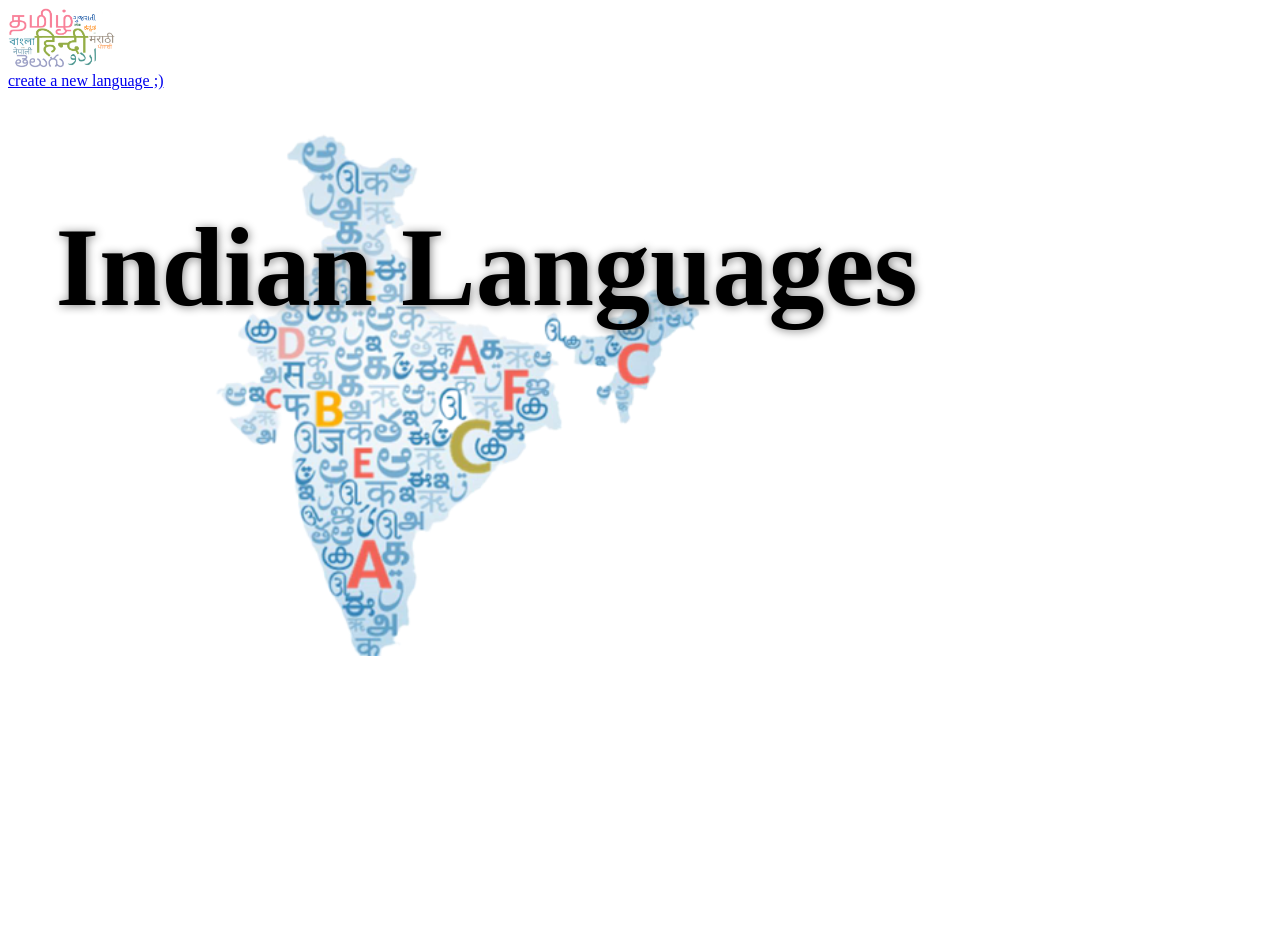
Before: / with the older database file.
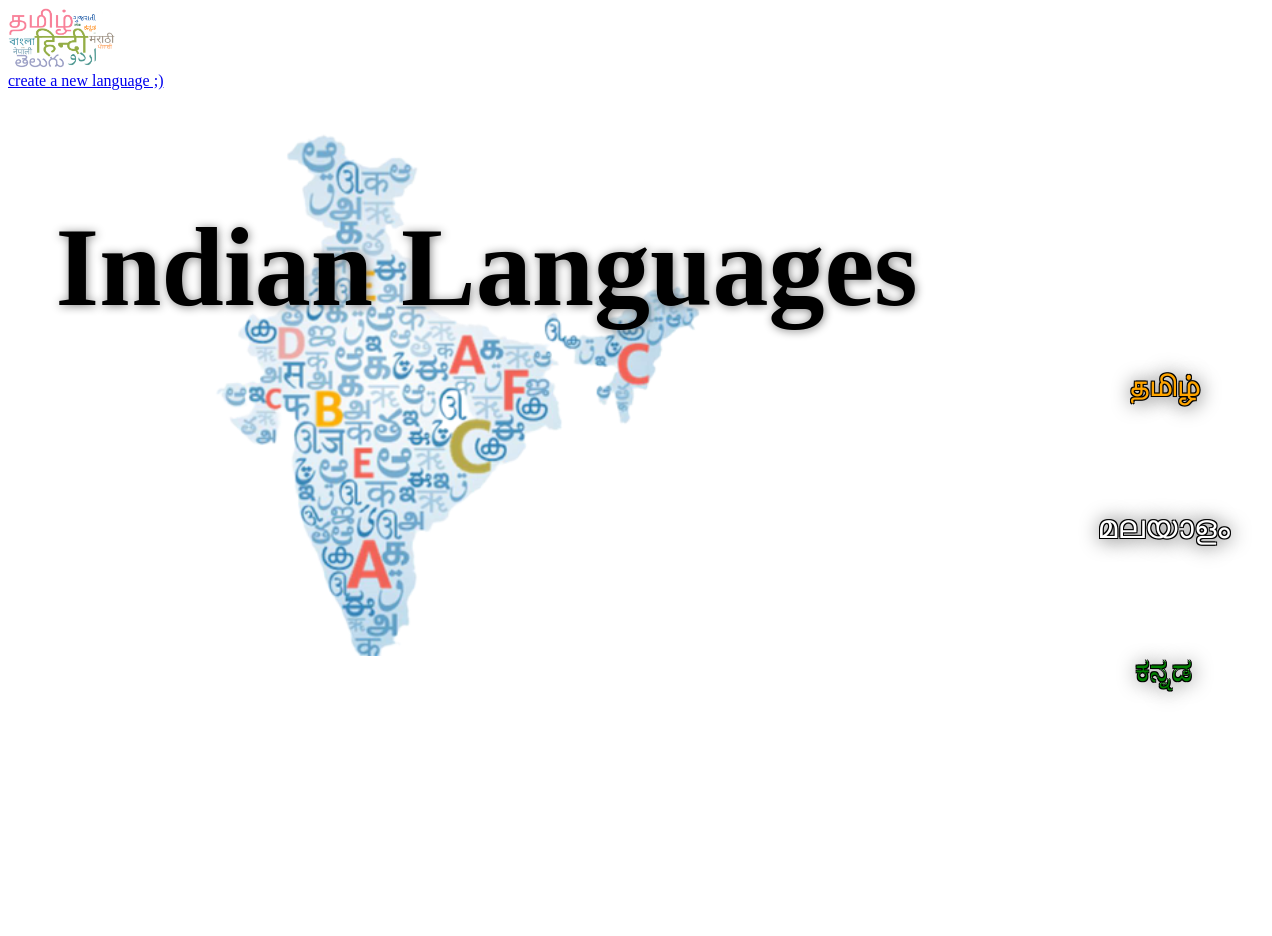
After: the same page with the newer database file.
### language/models.py (models this page shows, shortened)
class Language(models.Model):
    name = models.CharField(max_length=20)
    nameInNativeScript = models.CharField(max_length=20)
    greetingInNativeScript = models.CharField(max_length=20)
    description = models.TextField()
    date = models.DateTimeField(auto_now_add=True)
    thumb = models.ImageField(default="default.png",blank=True)
    slug = models.SlugField()

### indianLanguages/views.py (the view)
# urls.py: path('', views.homeView, name="home")
def homeView(request):
    languages = Language.objects.all()
    return render(request, "home.html", {"languages":languages})

### templates/home.html
{% extends "common.html" %}
{% block content %}
    <div class="homeContainer">
        <div class="homeContainerInner">
            <h1>
                Indian Languages
            </h1>
            </div>
        <div class="homeContainerInner">
            <ul id="homeLinksBox">
                {% for language in languages %}
                    <li>
                            <a href="{% url 'language:detail' language.slug %}">
                                {{ language.nameInNativeScript }}
                            </a>
                    </li>
                {% endfor %}
            </ul>
        </div>
    </div>
{% endblock %}

### templates/common.html (shortened to what this page needs)
{% load static %}
<!DOCTYPE html>
<html>
    <head>
        <link href="{% static 'styles.css' %}" rel="stylesheet" />
    </head>
    <body>
        <nav id="navBar">
            <div class="navBarItem">
                <a href="{% url 'home' %}">
                    <img src="{{MEDIA_URL}}/logo.png" class="navBarLogo" />
                </a>
            </div>
            <div class="navBarItem">
                <a href="{% url 'language:create' %}">
                    create a new language ;)
                </a>
            </div>
        </nav>
        <div class="mainContainer">
            {% block content %}
            {% endblock %}
        </div>
    </body>
</html>

### assets/styles.css (style rules this page uses)
body { color: "black"; min-height: 100%; }
#navBar { margin-bottom: 3%; display: flex; flex-direction: column; justify-content: space-between; }
.navBarLogo { max-height: 60px; }
#navBar .navBarItem a { text-transform: none; }
.homeContainer { display: flex; flex-direction: row; justify-content: space-evenly; align-items: center; min-width: 100%; min-height: 800px; background-image: url("../media/1600x960_1014218-indian-languages.png"); background-repeat: no-repeat; background-size: 70%; }
.homeContainerInner:nth-of-type(1) { min-height: 800px; max-height: 800px; min-width: 20%; }
.homeContainerInner:nth-of-type(2) { min-width: 20%; }
.homeContainerInner > h1 { font-size: 7em; text-shadow: 1px 1px 10px gray; }
.homeContainerInner > ul { list-style: none; }
.homeContainerInner > ul li { font-size: 2em; color: white; text-shadow: -1px -1px 0 #000, 1px -1px 0 #000, -1px 1px 0 #000, 1px 1px 0 #000, 1px 1px 20px black; padding: 25%; min-width: 100%; text-align: center; }
.homeContainerInner > ul li:nth-of-type(3n+1) { color: orange; }
.homeContainerInner > ul li:nth-of-type(3n) { color: green; }
#homeLinksBox a { text-decoration: none; color: inherit; transition: font-size 0.2s ease-in; }

Changed rows visible on the page:
added Language: nameInNativeScript "தமிழ்"
added Language: nameInNativeScript "മലയാളം"
added Language: nameInNativeScript "ಕನ್ನಡ"
